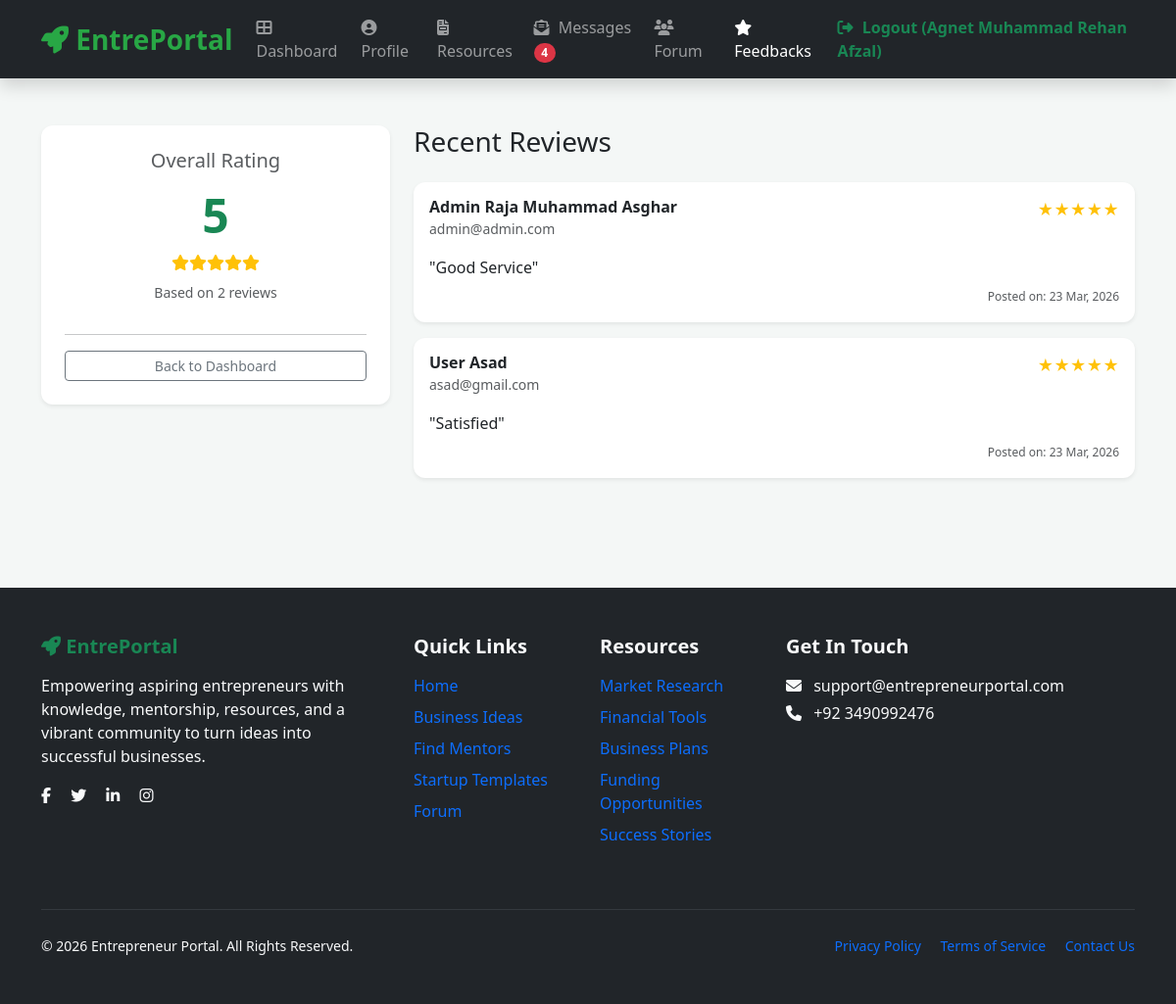
The app's page /agent/agent-feedback.php (signed in) with its own data.
### tables this page shows
CREATE TABLE `feedback` (
  `id` int(11) NOT NULL,
  `user_id` int(11) DEFAULT NULL,
  `agent_id` int(11) DEFAULT NULL,
  `message` text DEFAULT NULL,
  `rating` int(11) DEFAULT NULL,
  `created_at` timestamp NOT NULL DEFAULT current_timestamp()
);

CREATE TABLE `users` (
  `id` int(11) NOT NULL,
  `full_name` varchar(100) NOT NULL,
  `email` varchar(100) NOT NULL,
  `password` varchar(255) NOT NULL,
  `phone` varchar(20) DEFAULT NULL,
  `bio` text DEFAULT NULL,
  `location` varchar(100) DEFAULT NULL,
  `role` enum('user','agent','admin') NOT NULL DEFAULT 'user',
  `status` enum('pending','approved','rejected') NOT NULL DEFAULT 'pending',
  `created_at` timestamp NOT NULL DEFAULT current_timestamp()
);

### agent/agent-feedback.php (the view, shortened to what this page needs)
<?php
include 'config.php';
$agent_user_id = $_SESSION['user_id'];
$stats_query = mysqli_query($conn, "SELECT id FROM agents WHERE user_id = $agent_user_id");
$agent_data = mysqli_fetch_assoc($stats_query);
$agent_id = $agent_data['id'] ?? $_SESSION['user_id'];;;
$avg_query = mysqli_query($conn, "SELECT AVG(rating) as average, COUNT(id) as total FROM feedback WHERE agent_id = $agent_id");
$stats = mysqli_fetch_assoc($avg_query);
$avg_rating = round($stats['average'], 1);
$total_reviews = $stats['total'];
$feedback_sql = "SELECT f.*, u.full_name, u.email
                 FROM feedback f
                 JOIN users u ON f.user_id = u.id
                 WHERE f.agent_id = $agent_id
                 ORDER BY f.created_at DESC";
$feedback_result = mysqli_query($conn, $feedback_sql);
?>
<!DOCTYPE html>
<html lang="en">
<head>
    <link href="https://cdn.jsdelivr.net/npm/bootstrap@5.3.3/dist/css/bootstrap.min.css" rel="stylesheet">
    <link href="https://cdnjs.cloudflare.com/ajax/libs/font-awesome/6.5.1/css/all.min.css" rel="stylesheet">
</head>
<body>
<?php include 'navbar.php'; ?>
<div class="container py-5">
    <div class="row">
        <div class="col-lg-4 mb-4">
            <div class="card shadow-sm text-center p-4 feedback-card bg-white">
                <h5 class="text-muted">Overall Rating</h5>
                <div class="rating-num"><?= $avg_rating ?: '0.0' ?></div>
                <div class="mb-2">
                    <?php
                    for($i=1; $i<=5; $i++) {
                        echo ($i <= $avg_rating) ? '<i class="fas fa-star star-active"></i>' : '<i class="fas fa-star star-inactive"></i>';
                    }
                    ?>
                </div>
                <p class="text-muted small">Based on <?= $total_reviews ?> reviews</p>
                <hr>
                <a href="dashboard-agent.php" class="btn btn-outline-secondary btn-sm">Back to Dashboard</a>
            </div>
        </div>
        <div class="col-lg-8">
            <h3 class="mb-4">Recent Reviews</h3>
            <?php if (mysqli_num_rows($feedback_result) > 0): ?>
                <?php while($row = mysqli_fetch_assoc($feedback_result)): ?>
                    <div class="card shadow-sm mb-3 feedback-card">
                        <div class="card-body">
                            <div class="d-flex justify-content-between align-items-start">
                                <div>
                                    <h6 class="mb-0 fw-bold"><?= htmlspecialchars($row['full_name']) ?></h6>
                                    <small class="text-muted"><?= $row['email'] ?></small>
                                </div>
                                <div class="text-warning">
                                    <?php for($i=1; $i<=5; $i++) echo ($i <= $row['rating']) ? '★' : '☆'; ?>
                                </div>
                            </div>
                            <p class="mt-3 mb-1 text-dark italic">"<?= nl2br(htmlspecialchars($row['message'])) ?>"</p>
                            <div class="text-end">
                                <small class="text-muted" style="font-size: 0.75rem;">
                                    Posted on: <?= date('d M, Y', strtotime($row['created_at'])) ?>
                                </small>
                            </div>
                        </div>
                    </div>
                <?php endwhile; ?>
            <?php endif; ?>
        </div>
    </div>
</div>
<?php include 'footer.php'; ?>
</body>
</html>

### agent/agent-feedback.php (style rules this page uses)
body { background: #f4f7f6; }
.rating-num { font-size: 3rem; font-weight: bold; color: #198754; }
.star-active { color: #ffc107; }
.feedback-card { border: none; border-radius: 12px; }

### agent/navbar.php (style rules this page uses)
:root { --primary: #28a745; --dark: #212529; }

### records on screen
feedback: user.full_name "Admin Raja Muhammad Asghar", user.email "admin@admin.com", message "Good Service", created_at "23 Mar, 2026"
feedback: user.full_name "User Asad", user.email "asad@gmail.com", message "Satisfied", created_at "23 Mar, 2026"

### other values on screen
$nav_unread_count "4"
$_SESSION['full_name'] "Agnet Muhammad Rehan Afzal"
$avg_rating ?: '0.0' "5"
$total_reviews "2"
